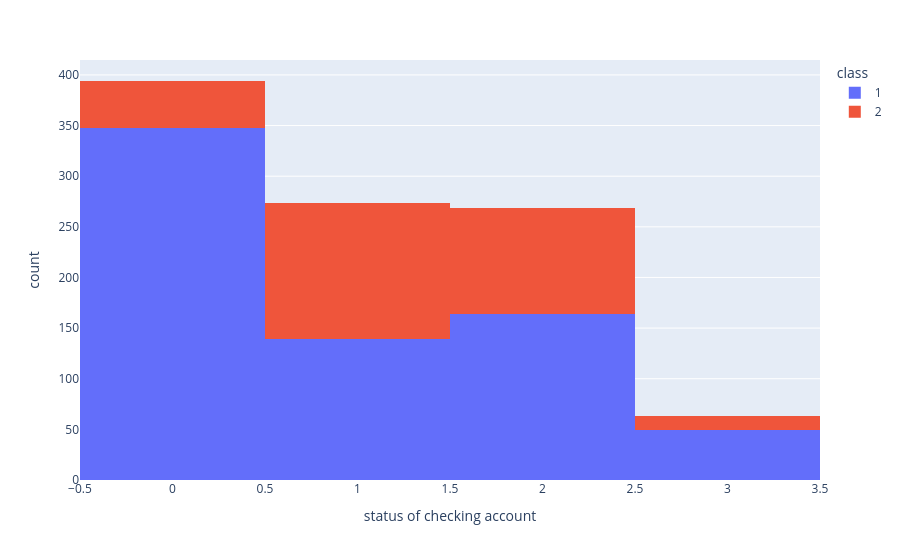
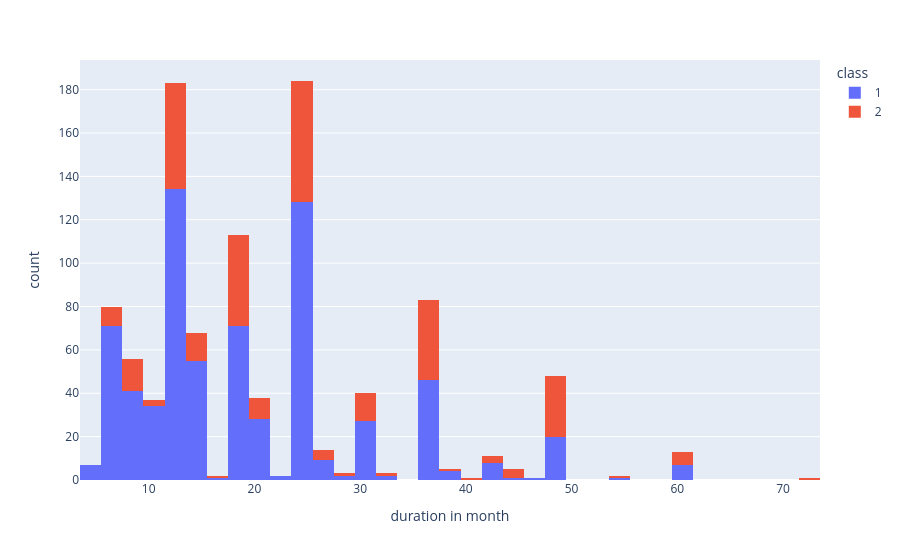
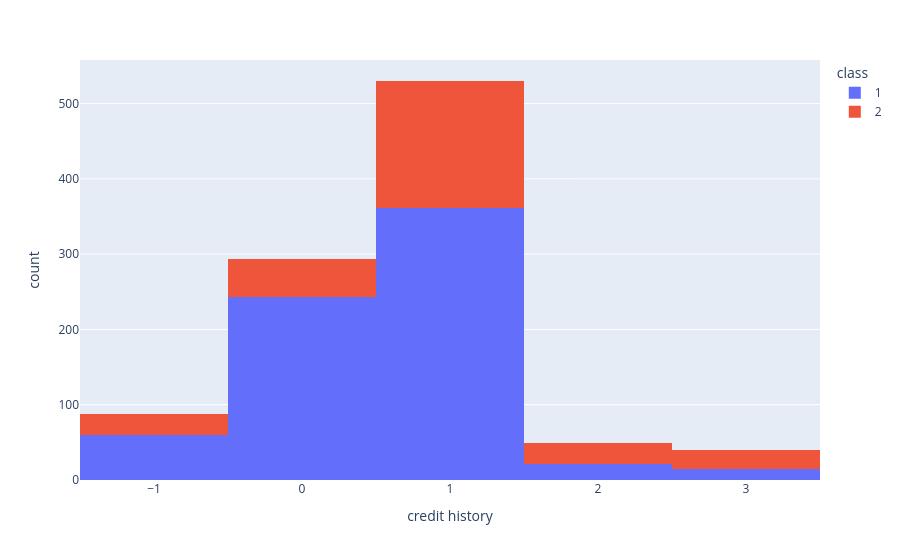
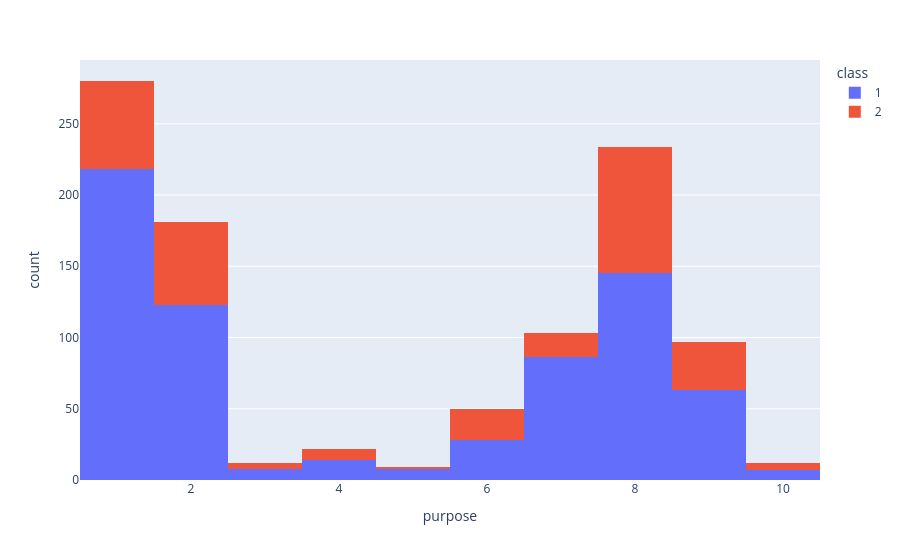

The code cell stored with these charts, in order, in its notebook:
### Code cell
#Historgams relationship of target with feature
import plotly.express as px 

for col in df_german_FE.columns:
    if col=='class':
        continue
    fig=px.histogram(df_german_FE,x=col,color='class')
    fig.show()

### Figure 1 — Plotly figure (JSON) as saved in the notebook; plotly's stock layout.template omitted (floating-point values rounded to 4 significant figures; data arrays with more than 128 entries replaced by an {"elided": "..."} marker saying what was removed)
{"data": [{"alignmentgroup": "True", "bingroup": "x", "hovertemplate": "class=1<br>status of checking account=%{x}<br>count=%{y}<extra></extra>", "legendgroup": "1", "marker": {"color": "#636efa", "pattern": {"shape": ""}}, "name": "1", "offsetgroup": "1", "orientation": "v", "showlegend": true, "type": "histogram", "x": {"elided": "700 int values"}, "xaxis": "x", "yaxis": "y"}, {"alignmentgroup": "True", "bingroup": "x", "hovertemplate": "class=2<br>status of checking account=%{x}<br>count=%{y}<extra></extra>", "legendgroup": "2", "marker": {"color": "#EF553B", "pattern": {"shape": ""}}, "name": "2", "offsetgroup": "2", "orientation": "v", "showlegend": true, "type": "histogram", "x": {"elided": "300 int values"}, "xaxis": "x", "yaxis": "y"}], "layout": {"barmode": "relative", "legend": {"title": {"text": "class"}, "tracegroupgap": 0}, "margin": {"t": 60}, "xaxis": {"anchor": "y", "domain": [0, 1], "title": {"text": "status of checking account"}}, "yaxis": {"anchor": "x", "domain": [0, 1], "title": {"text": "count"}}}}

### Figure 2 — Plotly figure (JSON) as saved in the notebook; plotly's stock layout.template omitted (floating-point values rounded to 4 significant figures; data arrays with more than 128 entries replaced by an {"elided": "..."} marker saying what was removed)
{"data": [{"alignmentgroup": "True", "bingroup": "x", "hovertemplate": "class=1<br>duration in month=%{x}<br>count=%{y}<extra></extra>", "legendgroup": "1", "marker": {"color": "#636efa", "pattern": {"shape": ""}}, "name": "1", "offsetgroup": "1", "orientation": "v", "showlegend": true, "type": "histogram", "x": {"elided": "700 int values"}, "xaxis": "x", "yaxis": "y"}, {"alignmentgroup": "True", "bingroup": "x", "hovertemplate": "class=2<br>duration in month=%{x}<br>count=%{y}<extra></extra>", "legendgroup": "2", "marker": {"color": "#EF553B", "pattern": {"shape": ""}}, "name": "2", "offsetgroup": "2", "orientation": "v", "showlegend": true, "type": "histogram", "x": {"elided": "300 int values"}, "xaxis": "x", "yaxis": "y"}], "layout": {"barmode": "relative", "legend": {"title": {"text": "class"}, "tracegroupgap": 0}, "margin": {"t": 60}, "xaxis": {"anchor": "y", "domain": [0, 1], "title": {"text": "duration in month"}}, "yaxis": {"anchor": "x", "domain": [0, 1], "title": {"text": "count"}}}}

### Figure 3 — Plotly figure (JSON) as saved in the notebook; plotly's stock layout.template omitted (floating-point values rounded to 4 significant figures; data arrays with more than 128 entries replaced by an {"elided": "..."} marker saying what was removed)
{"data": [{"alignmentgroup": "True", "bingroup": "x", "hovertemplate": "class=1<br>credit history=%{x}<br>count=%{y}<extra></extra>", "legendgroup": "1", "marker": {"color": "#636efa", "pattern": {"shape": ""}}, "name": "1", "offsetgroup": "1", "orientation": "v", "showlegend": true, "type": "histogram", "x": {"elided": "700 int values"}, "xaxis": "x", "yaxis": "y"}, {"alignmentgroup": "True", "bingroup": "x", "hovertemplate": "class=2<br>credit history=%{x}<br>count=%{y}<extra></extra>", "legendgroup": "2", "marker": {"color": "#EF553B", "pattern": {"shape": ""}}, "name": "2", "offsetgroup": "2", "orientation": "v", "showlegend": true, "type": "histogram", "x": {"elided": "300 int values"}, "xaxis": "x", "yaxis": "y"}], "layout": {"barmode": "relative", "legend": {"title": {"text": "class"}, "tracegroupgap": 0}, "margin": {"t": 60}, "xaxis": {"anchor": "y", "domain": [0, 1], "title": {"text": "credit history"}}, "yaxis": {"anchor": "x", "domain": [0, 1], "title": {"text": "count"}}}}

### Figure 4 — Plotly figure (JSON) as saved in the notebook; plotly's stock layout.template omitted (floating-point values rounded to 4 significant figures; data arrays with more than 128 entries replaced by an {"elided": "..."} marker saying what was removed)
{"data": [{"alignmentgroup": "True", "bingroup": "x", "hovertemplate": "class=1<br>purpose=%{x}<br>count=%{y}<extra></extra>", "legendgroup": "1", "marker": {"color": "#636efa", "pattern": {"shape": ""}}, "name": "1", "offsetgroup": "1", "orientation": "v", "showlegend": true, "type": "histogram", "x": {"elided": "700 int values"}, "xaxis": "x", "yaxis": "y"}, {"alignmentgroup": "True", "bingroup": "x", "hovertemplate": "class=2<br>purpose=%{x}<br>count=%{y}<extra></extra>", "legendgroup": "2", "marker": {"color": "#EF553B", "pattern": {"shape": ""}}, "name": "2", "offsetgroup": "2", "orientation": "v", "showlegend": true, "type": "histogram", "x": {"elided": "300 int values"}, "xaxis": "x", "yaxis": "y"}], "layout": {"barmode": "relative", "legend": {"title": {"text": "class"}, "tracegroupgap": 0}, "margin": {"t": 60}, "xaxis": {"anchor": "y", "domain": [0, 1], "title": {"text": "purpose"}}, "yaxis": {"anchor": "x", "domain": [0, 1], "title": {"text": "count"}}}}
